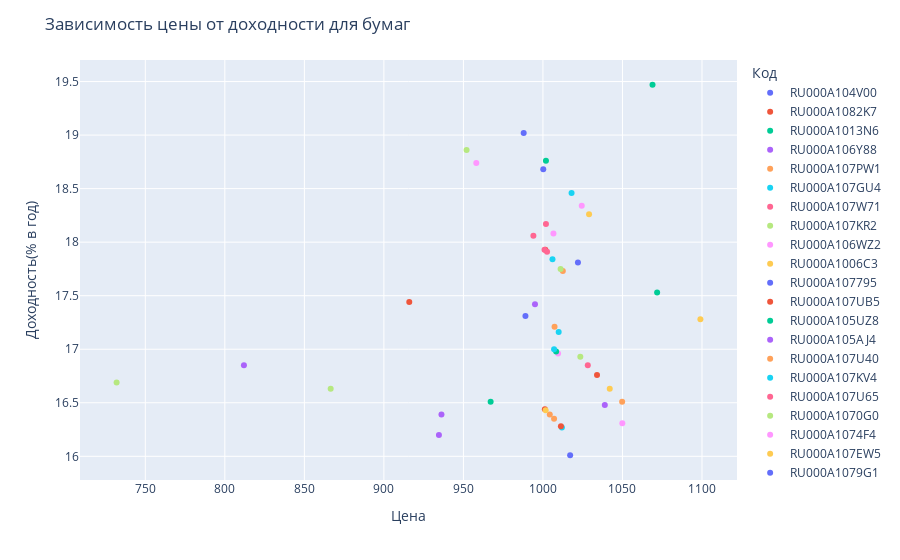

Notebook code for this chart:
### Code cell
dataprocessing.plot_papers(df)

### Figure 1 — Plotly figure (JSON) as saved in the notebook; plotly's stock layout.template omitted (floating-point values rounded to 4 significant figures)
{"data": [{"customdata": [["RU000A104V00", "Пионер-Лизинг", 96, "Не важен / Неизвестно"]], "hovertemplate": "Код=%{customdata[0]}<br>Цена=%{x}<br>Доходность(% в год)=%{y}<br>Название=%{customdata[1]}<br>Срок(месяца)=%{customdata[2]}<br>Статус квал. инвестора=%{customdata[3]}<extra></extra>", "legendgroup": "RU000A104V00", "marker": {"color": "#636efa", "symbol": "circle"}, "mode": "markers", "name": "RU000A104V00", "orientation": "v", "showlegend": true, "type": "scatter", "x": [1000.0], "xaxis": "x", "y": [18.68], "yaxis": "y"}, {"customdata": [["RU000A1082K7", "МФК ВЭББАНКИР 06", 41, "Не важен / Неизвестно"]], "hovertemplate": "Код=%{customdata[0]}<br>Цена=%{x}<br>Доходность(% в год)=%{y}<br>Название=%{customdata[1]}<br>Срок(месяца)=%{customdata[2]}<br>Статус квал. инвестора=%{customdata[3]}<extra></extra>", "legendgroup": "RU000A1082K7", "marker": {"color": "#EF553B", "symbol": "circle"}, "mode": "markers", "name": "RU000A1082K7", "orientation": "v", "showlegend": true, "type": "scatter", "x": [1002.0], "xaxis": "x", "y": [17.93], "yaxis": "y"}, {"customdata": [["RU000A1013N6", "Пионер-Лизинг-БО-П03", 66, "Не важен / Неизвестно"]], "hovertemplate": "Код=%{customdata[0]}<br>Цена=%{x}<br>Доходность(% в год)=%{y}<br>Название=%{customdata[1]}<br>Срок(месяца)=%{customdata[2]}<br>Статус квал. инвестора=%{customdata[3]}<extra></extra>", "legendgroup": "RU000A1013N6", "marker": {"color": "#00cc96", "symbol": "circle"}, "mode": "markers", "name": "RU000A1013N6", "orientation": "v", "showlegend": true, "type": "scatter", "x": [1072.0], "xaxis": "x", "y": [17.53], "yaxis": "y"}, {"customdata": [["RU000A106Y88", "МФК ВЭББАНКИР выпуск 4", 35, "Не важен / Неизвестно"]], "hovertemplate": "Код=%{customdata[0]}<br>Цена=%{x}<br>Доходность(% в год)=%{y}<br>Название=%{customdata[1]}<br>Срок(месяца)=%{customdata[2]}<br>Статус квал. инвестора=%{customdata[3]}<extra></extra>", "legendgroup": "RU000A106Y88", "marker": {"color": "#ab63fa", "symbol": "circle"}, "mode": "markers", "name": "RU000A106Y88", "orientation": "v", "showlegend": true, "type": "scatter", "x": [936.2], "xaxis": "x", "y": [16.39], "yaxis": "y"}, {"customdata": [["RU000A107PW1", "МФК Быстроденьги 002P-05", 39, "Не важен / Неизвестно"]], "hovertemplate": "Код=%{customdata[0]}<br>Цена=%{x}<br>Доходность(% в год)=%{y}<br>Название=%{customdata[1]}<br>Срок(месяца)=%{customdata[2]}<br>Статус квал. инвестора=%{customdata[3]}<extra></extra>", "legendgroup": "RU000A107PW1", "marker": {"color": "#FFA15A", "symbol": "circle"}, "mode": "markers", "name": "RU000A107PW1", "orientation": "v", "showlegend": true, "type": "scatter", "x": [1012.0], "xaxis": "x", "y": [17.73], "yaxis": "y"}, {"customdata": [["RU000A107GU4", "МФК Быстроденьги 002P-04", 38, "Не важен / Неизвестно"]], "hovertemplate": "Код=%{customdata[0]}<br>Цена=%{x}<br>Доходность(% в год)=%{y}<br>Название=%{customdata[1]}<br>Срок(месяца)=%{customdata[2]}<br>Статус квал. инвестора=%{customdata[3]}<extra></extra>", "legendgroup": "RU000A107GU4", "marker": {"color": "#19d3f3", "symbol": "circle"}, "mode": "markers", "name": "RU000A107GU4", "orientation": "v", "showlegend": true, "type": "scatter", "x": [1018], "xaxis": "x", "y": [18.46], "yaxis": "y"}, {"customdata": [["RU000A107W71", "Солид-Лизинг БО-02", 40, "Не важен / Неизвестно"]], "hovertemplate": "Код=%{customdata[0]}<br>Цена=%{x}<br>Доходность(% в год)=%{y}<br>Название=%{customdata[1]}<br>Срок(месяца)=%{customdata[2]}<br>Статус квал. инвестора=%{customdata[3]}<extra></extra>", "legendgroup": "RU000A107W71", "marker": {"color": "#FF6692", "symbol": "circle"}, "mode": "markers", "name": "RU000A107W71", "orientation": "v", "showlegend": true, "type": "scatter", "x": [1002.0], "xaxis": "x", "y": [18.17], "yaxis": "y"}, {"customdata": [["RU000A107KR2", "МигКредит 002MC-03", 32, "Не важен / Неизвестно"]], "hovertemplate": "Код=%{customdata[0]}<br>Цена=%{x}<br>Доходность(% в год)=%{y}<br>Название=%{customdata[1]}<br>Срок(месяца)=%{customdata[2]}<br>Статус квал. инвестора=%{customdata[3]}<extra></extra>", "legendgroup": "RU000A107KR2", "marker": {"color": "#B6E880", "symbol": "circle"}, "mode": "markers", "name": "RU000A107KR2", "orientation": "v", "showlegend": true, "type": "scatter", "x": [1011.0], "xaxis": "x", "y": [17.75], "yaxis": "y"}, {"customdata": [["RU000A106WZ2", "АПРИ Флай Плэнинг выпуск 3", 41, "Не важен / Неизвестно"]], "hovertemplate": "Код=%{customdata[0]}<br>Цена=%{x}<br>Доходность(% в год)=%{y}<br>Название=%{customdata[1]}<br>Срок(месяца)=%{customdata[2]}<br>Статус квал. инвестора=%{customdata[3]}<extra></extra>", "legendgroup": "RU000A106WZ2", "marker": {"color": "#FF97FF", "symbol": "circle"}, "mode": "markers", "name": "RU000A106WZ2", "orientation": "v", "showlegend": true, "type": "scatter", "x": [1007.0], "xaxis": "x", "y": [18.08], "yaxis": "y"}, {"customdata": [["RU000A1006C3", "Пионер-Лизинг-БО-П02", 57, "Не важен / Неизвестно"]], "hovertemplate": "Код=%{customdata[0]}<br>Цена=%{x}<br>Доходность(% в год)=%{y}<br>Название=%{customdata[1]}<br>Срок(месяца)=%{customdata[2]}<br>Статус квал. инвестора=%{customdata[3]}<extra></extra>", "legendgroup": "RU000A1006C3", "marker": {"color": "#FECB52", "symbol": "circle"}, "mode": "markers", "name": "RU000A1006C3", "orientation": "v", "showlegend": true, "type": "scatter", "x": [1099], "xaxis": "x", "y": [17.28], "yaxis": "y"}, {"customdata": [["RU000A107795", "МФК Лайм-Займ 001Р-03", 30, "Не важен / Неизвестно"]], "hovertemplate": "Код=%{customdata[0]}<br>Цена=%{x}<br>Доходность(% в год)=%{y}<br>Название=%{customdata[1]}<br>Срок(месяца)=%{customdata[2]}<br>Статус квал. инвестора=%{customdata[3]}<extra></extra>", "legendgroup": "RU000A107795", "marker": {"color": "#636efa", "symbol": "circle"}, "mode": "markers", "name": "RU000A107795", "orientation": "v", "showlegend": true, "type": "scatter", "x": [989], "xaxis": "x", "y": [17.31], "yaxis": "y"}, {"customdata": [["RU000A107UB5", "Мосгорломбард 001Р-05", 58, "Не важен / Неизвестно"]], "hovertemplate": "Код=%{customdata[0]}<br>Цена=%{x}<br>Доходность(% в год)=%{y}<br>Название=%{customdata[1]}<br>Срок(месяца)=%{customdata[2]}<br>Статус квал. инвестора=%{customdata[3]}<extra></extra>", "legendgroup": "RU000A107UB5", "marker": {"color": "#EF553B", "symbol": "circle"}, "mode": "markers", "name": "RU000A107UB5", "orientation": "v", "showlegend": true, "type": "scatter", "x": [1034], "xaxis": "x", "y": [16.76], "yaxis": "y"}, {"customdata": [["RU000A105UZ8", "МФК Саммит 1P-01", 21, "Не важен / Неизвестно"]], "hovertemplate": "Код=%{customdata[0]}<br>Цена=%{x}<br>Доходность(% в год)=%{y}<br>Название=%{customdata[1]}<br>Срок(месяца)=%{customdata[2]}<br>Статус квал. инвестора=%{customdata[3]}<extra></extra>", "legendgroup": "RU000A105UZ8", "marker": {"color": "#00cc96", "symbol": "circle"}, "mode": "markers", "name": "RU000A105UZ8", "orientation": "v", "showlegend": true, "type": "scatter", "x": [967.1], "xaxis": "x", "y": [16.51], "yaxis": "y"}, {"customdata": [["RU000A105AJ4", "МФК Лайм-Займ выпуск 2", 17, "Не важен / Неизвестно"]], "hovertemplate": "Код=%{customdata[0]}<br>Цена=%{x}<br>Доходность(% в год)=%{y}<br>Название=%{customdata[1]}<br>Срок(месяца)=%{customdata[2]}<br>Статус квал. инвестора=%{customdata[3]}<extra></extra>", "legendgroup": "RU000A105AJ4", "marker": {"color": "#ab63fa", "symbol": "circle"}, "mode": "markers", "name": "RU000A105AJ4", "orientation": "v", "showlegend": true, "type": "scatter", "x": [812], "xaxis": "x", "y": [16.85], "yaxis": "y"}, {"customdata": [["RU000A107U40", "Завод КЭС 001P-05", 58, "Не важен / Неизвестно"]], "hovertemplate": "Код=%{customdata[0]}<br>Цена=%{x}<br>Доходность(% в год)=%{y}<br>Название=%{customdata[1]}<br>Срок(месяца)=%{customdata[2]}<br>Статус квал. инвестора=%{customdata[3]}<extra></extra>", "legendgroup": "RU000A107U40", "marker": {"color": "#FFA15A", "symbol": "circle"}, "mode": "markers", "name": "RU000A107U40", "orientation": "v", "showlegend": true, "type": "scatter", "x": [1007], "xaxis": "x", "y": [16.35], "yaxis": "y"}, {"customdata": [["RU000A107KV4", "СибАвтоТранс 001Р-03", 57, "Не важен / Неизвестно"]], "hovertemplate": "Код=%{customdata[0]}<br>Цена=%{x}<br>Доходность(% в год)=%{y}<br>Название=%{customdata[1]}<br>Срок(месяца)=%{customdata[2]}<br>Статус квал. инвестора=%{customdata[3]}<extra></extra>", "legendgroup": "RU000A107KV4", "marker": {"color": "#19d3f3", "symbol": "circle"}, "mode": "markers", "name": "RU000A107KV4", "orientation": "v", "showlegend": true, "type": "scatter", "x": [1012.0], "xaxis": "x", "y": [16.27], "yaxis": "y"}, {"customdata": [["RU000A107U65", "МФК ВЭББАНКИР 001Р-04", 40, "Не важен / Неизвестно"]], "hovertemplate": "Код=%{customdata[0]}<br>Цена=%{x}<br>Доходность(% в год)=%{y}<br>Название=%{customdata[1]}<br>Срок(месяца)=%{customdata[2]}<br>Статус квал. инвестора=%{customdata[3]}<extra></extra>", "legendgroup": "RU000A107U65", "marker": {"color": "#FF6692", "symbol": "circle"}, "mode": "markers", "name": "RU000A107U65", "orientation": "v", "showlegend": true, "type": "scatter", "x": [1001], "xaxis": "x", "y": [17.93], "yaxis": "y"}, {"customdata": [["RU000A1070G0", "МФК Быстроденьги 2P-03", 35, "Не важен / Неизвестно"]], "hovertemplate": "Код=%{customdata[0]}<br>Цена=%{x}<br>Доходность(% в год)=%{y}<br>Название=%{customdata[1]}<br>Срок(месяца)=%{customdata[2]}<br>Статус квал. инвестора=%{customdata[3]}<extra></extra>", "legendgroup": "RU000A1070G0", "marker": {"color": "#B6E880", "symbol": "circle"}, "mode": "markers", "name": "RU000A1070G0", "orientation": "v", "showlegend": true, "type": "scatter", "x": [952], "xaxis": "x", "y": [18.86], "yaxis": "y"}, {"customdata": [["RU000A1074F4", "Мани Капитал 001P-01", 30, "Не важен / Неизвестно"]], "hovertemplate": "Код=%{customdata[0]}<br>Цена=%{x}<br>Доходность(% в год)=%{y}<br>Название=%{customdata[1]}<br>Срок(месяца)=%{customdata[2]}<br>Статус квал. инвестора=%{customdata[3]}<extra></extra>", "legendgroup": "RU000A1074F4", "marker": {"color": "#FF97FF", "symbol": "circle"}, "mode": "markers", "name": "RU000A1074F4", "orientation": "v", "showlegend": true, "type": "scatter", "x": [958.1], "xaxis": "x", "y": [18.74], "yaxis": "y"}, {"customdata": [["RU000A107EW5", "Джой Мани 001P-01", 32, "Не важен / Неизвестно"]], "hovertemplate": "Код=%{customdata[0]}<br>Цена=%{x}<br>Доходность(% в год)=%{y}<br>Название=%{customdata[1]}<br>Срок(месяца)=%{customdata[2]}<br>Статус квал. инвестора=%{customdata[3]}<extra></extra>", "legendgroup": "RU000A107EW5", "marker": {"color": "#FECB52", "symbol": "circle"}, "mode": "markers", "name": "RU000A107EW5", "orientation": "v", "showlegend": true, "type": "scatter", "x": [1029], "xaxis": "x", "y": [18.26], "yaxis": "y"}, {"customdata": [["RU000A1079G1", "Мани Капитал 001P-02", 31, "Не важен / Неизвестно"]], "hovertemplate": "Код=%{customdata[0]}<br>Цена=%{x}<br>Доходность(% в год)=%{y}<br>Название=%{customdata[1]}<br>Срок(месяца)=%{customdata[2]}<br>Статус квал. инвестора=%{customdata[3]}<extra></extra>", "legendgroup": "RU000A1079G1", "marker": {"color": "#636efa", "symbol": "circle"}, "mode": "markers", "name": "RU000A1079G1", "orientation": "v", "showlegend": true, "type": "scatter", "x": [987.9], "xaxis": "x", "y": [19.02], "yaxis": "y"}, {"customdata": [["RU000A105VP7", "РКК выпуск 1", 22, "Не важен / Неизвестно"]], "hovertemplate": "Код=%{customdata[0]}<br>Цена=%{x}<br>Доходность(% в год)=%{y}<br>Название=%{customdata[1]}<br>Срок(месяца)=%{customdata[2]}<br>Статус квал. инвестора=%{customdata[3]}<extra></extra>", "legendgroup": "RU000A105VP7", "marker": {"color": "#EF553B", "symbol": "circle"}, "mode": "markers", "name": "RU000A105VP7", "orientation": "v", "showlegend": true, "type": "scatter", "x": [1011.0], "xaxis": "x", "y": [16.28], "yaxis": "y"}, {"customdata": [["RU000A107WD7", "Мани Капитал 001P-03", 34, "Не важен / Неизвестно"]], "hovertemplate": "Код=%{customdata[0]}<br>Цена=%{x}<br>Доходность(% в год)=%{y}<br>Название=%{customdata[1]}<br>Срок(месяца)=%{customdata[2]}<br>Статус квал. инвестора=%{customdata[3]}<extra></extra>", "legendgroup": "RU000A107WD7", "marker": {"color": "#00cc96", "symbol": "circle"}, "mode": "markers", "name": "RU000A107WD7", "orientation": "v", "showlegend": true, "type": "scatter", "x": [1002.0], "xaxis": "x", "y": [18.76], "yaxis": "y"}, {"customdata": [["RU000A107PE9", "Мой самокат БО-01", 21, "Не важен / Неизвестно"]], "hovertemplate": "Код=%{customdata[0]}<br>Цена=%{x}<br>Доходность(% в год)=%{y}<br>Название=%{customdata[1]}<br>Срок(месяца)=%{customdata[2]}<br>Статус квал. инвестора=%{customdata[3]}<extra></extra>", "legendgroup": "RU000A107PE9", "marker": {"color": "#ab63fa", "symbol": "circle"}, "mode": "markers", "name": "RU000A107PE9", "orientation": "v", "showlegend": true, "type": "scatter", "x": [1039.0], "xaxis": "x", "y": [16.48], "yaxis": "y"}, {"customdata": [["RU000A1075D6", "ГазТрансСнаб 001Р-01", 54, "Не важен / Неизвестно"]], "hovertemplate": "Код=%{customdata[0]}<br>Цена=%{x}<br>Доходность(% в год)=%{y}<br>Название=%{customdata[1]}<br>Срок(месяца)=%{customdata[2]}<br>Статус квал. инвестора=%{customdata[3]}<extra></extra>", "legendgroup": "RU000A1075D6", "marker": {"color": "#FFA15A", "symbol": "circle"}, "mode": "markers", "name": "RU000A1075D6", "orientation": "v", "showlegend": true, "type": "scatter", "x": [1050.0], "xaxis": "x", "y": [16.51], "yaxis": "y"}, {"customdata": [["RU000A1079H9", "Роял Капитал БО-П10", 31, "Не важен / Неизвестно"]], "hovertemplate": "Код=%{customdata[0]}<br>Цена=%{x}<br>Доходность(% в год)=%{y}<br>Название=%{customdata[1]}<br>Срок(месяца)=%{customdata[2]}<br>Статус квал. инвестора=%{customdata[3]}<extra></extra>", "legendgroup": "RU000A1079H9", "marker": {"color": "#19d3f3", "symbol": "circle"}, "mode": "markers", "name": "RU000A1079H9", "orientation": "v", "showlegend": true, "type": "scatter", "x": [1010.0], "xaxis": "x", "y": [17.16], "yaxis": "y"}, {"customdata": [["RU000A107AZ6", "Саммит 001P-02", 31, "Не важен / Неизвестно"]], "hovertemplate": "Код=%{customdata[0]}<br>Цена=%{x}<br>Доходность(% в год)=%{y}<br>Название=%{customdata[1]}<br>Срок(месяца)=%{customdata[2]}<br>Статус квал. инвестора=%{customdata[3]}<extra></extra>", "legendgroup": "RU000A107AZ6", "marker": {"color": "#FF6692", "symbol": "circle"}, "mode": "markers", "name": "RU000A107AZ6", "orientation": "v", "showlegend": true, "type": "scatter", "x": [994], "xaxis": "x", "y": [18.06], "yaxis": "y"}, {"customdata": [["RU000A105849", "МФК Фордевинд", 17, "Не важен / Неизвестно"]], "hovertemplate": "Код=%{customdata[0]}<br>Цена=%{x}<br>Доходность(% в год)=%{y}<br>Название=%{customdata[1]}<br>Срок(месяца)=%{customdata[2]}<br>Статус квал. инвестора=%{customdata[3]}<extra></extra>", "legendgroup": "RU000A105849", "marker": {"color": "#B6E880", "symbol": "circle"}, "mode": "markers", "name": "RU000A105849", "orientation": "v", "showlegend": true, "type": "scatter", "x": [732.0], "xaxis": "x", "y": [16.69], "yaxis": "y"}, {"customdata": [["RU000A107QM0", "Бизнес Альянс 001Р-04", 33, "Не важен / Неизвестно"]], "hovertemplate": "Код=%{customdata[0]}<br>Цена=%{x}<br>Доходность(% в год)=%{y}<br>Название=%{customdata[1]}<br>Срок(месяца)=%{customdata[2]}<br>Статус квал. инвестора=%{customdata[3]}<extra></extra>", "legendgroup": "RU000A107QM0", "marker": {"color": "#FF97FF", "symbol": "circle"}, "mode": "markers", "name": "RU000A107QM0", "orientation": "v", "showlegend": true, "type": "scatter", "x": [1010.0], "xaxis": "x", "y": [16.96], "yaxis": "y"}, {"customdata": [["RU000A105AW7", "Завод КЭС выпуск 3", 30, "Не важен / Неизвестно"]], "hovertemplate": "Код=%{customdata[0]}<br>Цена=%{x}<br>Доходность(% в год)=%{y}<br>Название=%{customdata[1]}<br>Срок(месяца)=%{customdata[2]}<br>Статус квал. инвестора=%{customdata[3]}<extra></extra>", "legendgroup": "RU000A105AW7", "marker": {"color": "#FECB52", "symbol": "circle"}, "mode": "markers", "name": "RU000A105AW7", "orientation": "v", "showlegend": true, "type": "scatter", "x": [1042], "xaxis": "x", "y": [16.63], "yaxis": "y"}, {"customdata": [["RU000A105DS9", "АПРИ Флай Плэнинг", 31, "Не важен / Неизвестно"]], "hovertemplate": "Код=%{customdata[0]}<br>Цена=%{x}<br>Доходность(% в год)=%{y}<br>Название=%{customdata[1]}<br>Срок(месяца)=%{customdata[2]}<br>Статус квал. инвестора=%{customdata[3]}<extra></extra>", "legendgroup": "RU000A105DS9", "marker": {"color": "#636efa", "symbol": "circle"}, "mode": "markers", "name": "RU000A105DS9", "orientation": "v", "showlegend": true, "type": "scatter", "x": [1022], "xaxis": "x", "y": [17.81], "yaxis": "y"}, {"customdata": [["RU000A107G22", "ЗАС Корпсан БО-П01", 32, "Не важен / Неизвестно"]], "hovertemplate": "Код=%{customdata[0]}<br>Цена=%{x}<br>Доходность(% в год)=%{y}<br>Название=%{customdata[1]}<br>Срок(месяца)=%{customdata[2]}<br>Статус квал. инвестора=%{customdata[3]}<extra></extra>", "legendgroup": "RU000A107G22", "marker": {"color": "#EF553B", "symbol": "circle"}, "mode": "markers", "name": "RU000A107G22", "orientation": "v", "showlegend": true, "type": "scatter", "x": [1001.0], "xaxis": "x", "y": [16.44], "yaxis": "y"}, {"customdata": [["RU000A107NJ3", "Лизинг-Трейд 001P-11", 56, "Не важен / Неизвестно"]], "hovertemplate": "Код=%{customdata[0]}<br>Цена=%{x}<br>Доходность(% в год)=%{y}<br>Название=%{customdata[1]}<br>Срок(месяца)=%{customdata[2]}<br>Статус квал. инвестора=%{customdata[3]}<extra></extra>", "legendgroup": "RU000A107NJ3", "marker": {"color": "#00cc96", "symbol": "circle"}, "mode": "markers", "name": "RU000A107NJ3", "orientation": "v", "showlegend": true, "type": "scatter", "x": [1008.0], "xaxis": "x", "y": [16.98], "yaxis": "y"}, {"customdata": [["RU000A1078Y6", "ЭкономЛизинг 001Р-06", 31, "Не важен / Неизвестно"]], "hovertemplate": "Код=%{customdata[0]}<br>Цена=%{x}<br>Доходность(% в год)=%{y}<br>Название=%{customdata[1]}<br>Срок(месяца)=%{customdata[2]}<br>Статус квал. инвестора=%{customdata[3]}<extra></extra>", "legendgroup": "RU000A1078Y6", "marker": {"color": "#ab63fa", "symbol": "circle"}, "mode": "markers", "name": "RU000A1078Y6", "orientation": "v", "showlegend": true, "type": "scatter", "x": [995], "xaxis": "x", "y": [17.42], "yaxis": "y"}, {"customdata": [["RU000A107F07", "Унител БО-П01", 32, "Не важен / Неизвестно"]], "hovertemplate": "Код=%{customdata[0]}<br>Цена=%{x}<br>Доходность(% в год)=%{y}<br>Название=%{customdata[1]}<br>Срок(месяца)=%{customdata[2]}<br>Статус квал. инвестора=%{customdata[3]}<extra></extra>", "legendgroup": "RU000A107F07", "marker": {"color": "#FFA15A", "symbol": "circle"}, "mode": "markers", "name": "RU000A107F07", "orientation": "v", "showlegend": true, "type": "scatter", "x": [1004.0], "xaxis": "x", "y": [16.39], "yaxis": "y"}, {"customdata": [["RU000A107480", "Лизинг-Трейд 001P-10", 53, "Не важен / Неизвестно"]], "hovertemplate": "Код=%{customdata[0]}<br>Цена=%{x}<br>Доходность(% в год)=%{y}<br>Название=%{customdata[1]}<br>Срок(месяца)=%{customdata[2]}<br>Статус квал. инвестора=%{customdata[3]}<extra></extra>", "legendgroup": "RU000A107480", "marker": {"color": "#19d3f3", "symbol": "circle"}, "mode": "markers", "name": "RU000A107480", "orientation": "v", "showlegend": true, "type": "scatter", "x": [1007], "xaxis": "x", "y": [17], "yaxis": "y"}, {"customdata": [["RU000A107FG5", "Транс-Миссия БО-02", 43, "Не важен / Неизвестно"]], "hovertemplate": "Код=%{customdata[0]}<br>Цена=%{x}<br>Доходность(% в год)=%{y}<br>Название=%{customdata[1]}<br>Срок(месяца)=%{customdata[2]}<br>Статус квал. инвестора=%{customdata[3]}<extra></extra>", "legendgroup": "RU000A107FG5", "marker": {"color": "#FF6692", "symbol": "circle"}, "mode": "markers", "name": "RU000A107FG5", "orientation": "v", "showlegend": true, "type": "scatter", "x": [1028.0], "xaxis": "x", "y": [16.85], "yaxis": "y"}, {"customdata": [["RU000A105JN7", "Глобал Факторинг Нетворк Рус", 19, "Не важен / Неизвестно"]], "hovertemplate": "Код=%{customdata[0]}<br>Цена=%{x}<br>Доходность(% в год)=%{y}<br>Название=%{customdata[1]}<br>Срок(месяца)=%{customdata[2]}<br>Статус квал. инвестора=%{customdata[3]}<extra></extra>", "legendgroup": "RU000A105JN7", "marker": {"color": "#B6E880", "symbol": "circle"}, "mode": "markers", "name": "RU000A105JN7", "orientation": "v", "showlegend": true, "type": "scatter", "x": [866.5], "xaxis": "x", "y": [16.63], "yaxis": "y"}, {"customdata": [["RU000A1053R3", "Феррони БО-01", 16, "Не важен / Неизвестно"]], "hovertemplate": "Код=%{customdata[0]}<br>Цена=%{x}<br>Доходность(% в год)=%{y}<br>Название=%{customdata[1]}<br>Срок(месяца)=%{customdata[2]}<br>Статус квал. инвестора=%{customdata[3]}<extra></extra>", "legendgroup": "RU000A1053R3", "marker": {"color": "#FF97FF", "symbol": "circle"}, "mode": "markers", "name": "RU000A1053R3", "orientation": "v", "showlegend": true, "type": "scatter", "x": [1050.0], "xaxis": "x", "y": [16.31], "yaxis": "y"}, {"customdata": [["RU000A107LU4", "ПЗ Пушкинское 001P-02", 57, "Не важен / Неизвестно"]], "hovertemplate": "Код=%{customdata[0]}<br>Цена=%{x}<br>Доходность(% в год)=%{y}<br>Название=%{customdata[1]}<br>Срок(месяца)=%{customdata[2]}<br>Статус квал. инвестора=%{customdata[3]}<extra></extra>", "legendgroup": "RU000A107LU4", "marker": {"color": "#FECB52", "symbol": "circle"}, "mode": "markers", "name": "RU000A107LU4", "orientation": "v", "showlegend": true, "type": "scatter", "x": [1002.0], "xaxis": "x", "y": [16.43], "yaxis": "y"}, {"customdata": [["RU000A1053H4", "Лизинг-Трейд 001P-05", 39, "Не важен / Неизвестно"]], "hovertemplate": "Код=%{customdata[0]}<br>Цена=%{x}<br>Доходность(% в год)=%{y}<br>Название=%{customdata[1]}<br>Срок(месяца)=%{customdata[2]}<br>Статус квал. инвестора=%{customdata[3]}<extra></extra>", "legendgroup": "RU000A1053H4", "marker": {"color": "#636efa", "symbol": "circle"}, "mode": "markers", "name": "RU000A1053H4", "orientation": "v", "showlegend": true, "type": "scatter", "x": [1017.0], "xaxis": "x", "y": [16.01], "yaxis": "y"}, {"customdata": [["RU000A104TG3", "Центр-Резерв БО-01", 18, "Не важен / Неизвестно"]], "hovertemplate": "Код=%{customdata[0]}<br>Цена=%{x}<br>Доходность(% в год)=%{y}<br>Название=%{customdata[1]}<br>Срок(месяца)=%{customdata[2]}<br>Статус квал. инвестора=%{customdata[3]}<extra></extra>", "legendgroup": "RU000A104TG3", "marker": {"color": "#EF553B", "symbol": "circle"}, "mode": "markers", "name": "RU000A104TG3", "orientation": "v", "showlegend": true, "type": "scatter", "x": [916.0], "xaxis": "x", "y": [17.44], "yaxis": "y"}, {"customdata": [["RU000A107FZ5", "АПРИ Флай Плэнинг БО-002Р-04", 44, "Не важен / Неизвестно"]], "hovertemplate": "Код=%{customdata[0]}<br>Цена=%{x}<br>Доходность(% в год)=%{y}<br>Название=%{customdata[1]}<br>Срок(месяца)=%{customdata[2]}<br>Статус квал. инвестора=%{customdata[3]}<extra></extra>", "legendgroup": "RU000A107FZ5", "marker": {"color": "#00cc96", "symbol": "circle"}, "mode": "markers", "name": "RU000A107FZ5", "orientation": "v", "showlegend": true, "type": "scatter", "x": [1069.0], "xaxis": "x", "y": [19.47], "yaxis": "y"}, {"customdata": [["RU000A1078X8", "ДиректЛизинг БО 002Р-02", 54, "Не важен / Неизвестно"]], "hovertemplate": "Код=%{customdata[0]}<br>Цена=%{x}<br>Доходность(% в год)=%{y}<br>Название=%{customdata[1]}<br>Срок(месяца)=%{customdata[2]}<br>Статус квал. инвестора=%{customdata[3]}<extra></extra>", "legendgroup": "RU000A1078X8", "marker": {"color": "#ab63fa", "symbol": "circle"}, "mode": "markers", "name": "RU000A1078X8", "orientation": "v", "showlegend": true, "type": "scatter", "x": [934.6], "xaxis": "x", "y": [16.2], "yaxis": "y"}, {"customdata": [["RU000A104TM1", "Хайтэк-Интеграция", 13, "Не важен / Неизвестно"]], "hovertemplate": "Код=%{customdata[0]}<br>Цена=%{x}<br>Доходность(% в год)=%{y}<br>Название=%{customdata[1]}<br>Срок(месяца)=%{customdata[2]}<br>Статус квал. инвестора=%{customdata[3]}<extra></extra>", "legendgroup": "RU000A104TM1", "marker": {"color": "#FFA15A", "symbol": "circle"}, "mode": "markers", "name": "RU000A104TM1", "orientation": "v", "showlegend": true, "type": "scatter", "x": [1007.0], "xaxis": "x", "y": [17.21], "yaxis": "y"}, {"customdata": [["RU000A104SJ9", "МФК Быстроденьги", 12, "Не важен / Неизвестно"]], "hovertemplate": "Код=%{customdata[0]}<br>Цена=%{x}<br>Доходность(% в год)=%{y}<br>Название=%{customdata[1]}<br>Срок(месяца)=%{customdata[2]}<br>Статус квал. инвестора=%{customdata[3]}<extra></extra>", "legendgroup": "RU000A104SJ9", "marker": {"color": "#19d3f3", "symbol": "circle"}, "mode": "markers", "name": "RU000A104SJ9", "orientation": "v", "showlegend": true, "type": "scatter", "x": [1006], "xaxis": "x", "y": [17.84], "yaxis": "y"}, {"customdata": [["RU000A107S85", "Саммит 001P-03", 33, "Не важен / Неизвестно"]], "hovertemplate": "Код=%{customdata[0]}<br>Цена=%{x}<br>Доходность(% в год)=%{y}<br>Название=%{customdata[1]}<br>Срок(месяца)=%{customdata[2]}<br>Статус квал. инвестора=%{customdata[3]}<extra></extra>", "legendgroup": "RU000A107S85", "marker": {"color": "#FF6692", "symbol": "circle"}, "mode": "markers", "name": "RU000A107S85", "orientation": "v", "showlegend": true, "type": "scatter", "x": [1003.0], "xaxis": "x", "y": [17.91], "yaxis": "y"}, {"customdata": [["RU000A1067H4", "Легенда 2Р-01", 37, "Не важен / Неизвестно"]], "hovertemplate": "Код=%{customdata[0]}<br>Цена=%{x}<br>Доходность(% в год)=%{y}<br>Название=%{customdata[1]}<br>Срок(месяца)=%{customdata[2]}<br>Статус квал. инвестора=%{customdata[3]}<extra></extra>", "legendgroup": "RU000A1067H4", "marker": {"color": "#B6E880", "symbol": "circle"}, "mode": "markers", "name": "RU000A1067H4", "orientation": "v", "showlegend": true, "type": "scatter", "x": [1024.0], "xaxis": "x", "y": [16.93], "yaxis": "y"}, {"customdata": [["RU000A107CJ6", "Глобал Факторинг Нетворк Рус БО-04-001P", 43, "Не важен / Неизвестно"]], "hovertemplate": "Код=%{customdata[0]}<br>Цена=%{x}<br>Доходность(% в год)=%{y}<br>Название=%{customdata[1]}<br>Срок(месяца)=%{customdata[2]}<br>Статус квал. инвестора=%{customdata[3]}<extra></extra>", "legendgroup": "RU000A107CJ6", "marker": {"color": "#FF97FF", "symbol": "circle"}, "mode": "markers", "name": "RU000A107CJ6", "orientation": "v", "showlegend": true, "type": "scatter", "x": [1024.0], "xaxis": "x", "y": [18.34], "yaxis": "y"}], "layout": {"legend": {"title": {"text": "Код"}, "tracegroupgap": 0}, "margin": {"t": 60}, "title": {"text": "Зависимость цены от доходности для бумаг"}, "xaxis": {"anchor": "y", "domain": [0, 1], "title": {"text": "Цена"}}, "yaxis": {"anchor": "x", "domain": [0, 1], "title": {"text": "Доходность(% в год)"}}}}
